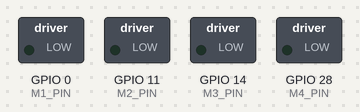
Bench run of a sketch on a simulated ESP8266 (NodeMCU). On the bench: switched loads named in the sketch (green lamp = pin HIGH). What the sketch prints to the serial monitor is not drawn.

Above: at 1.6 s.
At 6.5 s:
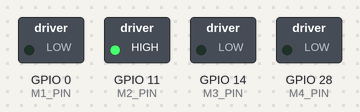
At 9.9 s:
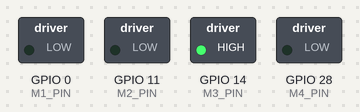
At 13.2 s:
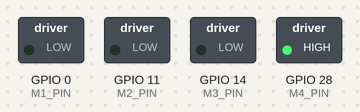
At 17.6 s:
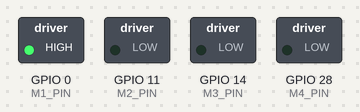
Timing chart, 0 to 19.8 s (numbered marks = the images above):
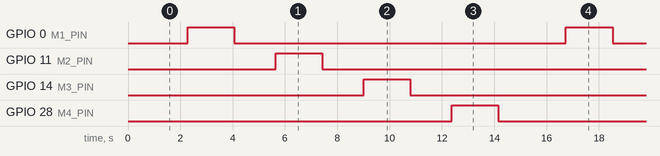

Measured:
- by itself, GPIO 0 (M1_PIN), GPIO 11 (M2_PIN), GPIO 14 (M3_PIN), GPIO 28 (M4_PIN): alternates HIGH for 1.8 s and LOW for 12.7 s

The sketch:

PWM.ino
```cpp
// 火箭鳥創客倉庫
// 定義空心杯馬達連接的 GPIO 腳位
const int M1_PIN = 0;  // M1 控制腳
const int M2_PIN = 11; // M2 控制腳
const int M3_PIN = 14; // M3 控制腳
const int M4_PIN = 28; // M4 控制腳

// PWM 參數設定
const int PWM_FREQ = 20000;  // PWM 頻率設定為 20kHz (超出人耳聽覺範圍，馬達不會發出尖叫聲)
const int PWM_RANGE = 255;   // 解析度設為 0-255 (8-bit)

void setup() {
  Serial.begin(115200);
  delay(1000);
  Serial.println("--- RP2354A Coreless Motor PWM Test ---");

  // 初始化所有馬達腳位為輸出模式
  pinMode(M1_PIN, OUTPUT);
  pinMode(M2_PIN, OUTPUT);
  pinMode(M3_PIN, OUTPUT);
  pinMode(M4_PIN, OUTPUT);

  // 設定 RP2354A (Pico 2 核心) 的 PWM 頻率與範圍
  analogWriteFreq(PWM_FREQ);
  analogWriteRange(PWM_RANGE);

  // 初始狀態：全部馬達關閉
  analogWrite(M1_PIN, 0);
  analogWrite(M2_PIN, 0);
  analogWrite(M3_PIN, 0);
  analogWrite(M4_PIN, 0);

  Serial.println("PWM 初始化完成，開始馬達輪流測試...");
}

void loop() {
  // 輪流測試 M1 ~ M4
  testMotor(M1_PIN, "M1 (GPIO 0)");
  testMotor(M2_PIN, "M2 (GPIO 11)");
  testMotor(M3_PIN, "M3 (GPIO 14)");
  testMotor(M4_PIN, "M4 (GPIO 28)");

  delay(1000); // 每一輪測試完暫停 1 秒
}

// 輔助函式：讓指定馬達漸強與漸弱
void testMotor(int pin, String motorName) {
  Serial.println("現在測試: " + motorName);

  // 1. 漸強加速 (Duty cycle 從 0 到 255)
  for (int duty = 0; duty <= PWM_RANGE; duty++) {
    analogWrite(pin, duty);
    delay(5); // 調整此延時可改變加速快慢
  }

  delay(500); // 在最高速運轉 0.5 秒

  // 2. 漸弱減速 (Duty cycle 從 255 到 0)
  for (int duty = PWM_RANGE; duty >= 0; duty--) {
    analogWrite(pin, duty);
    delay(5);
  }

  // 確保完全關閉
  analogWrite(pin, 0);
  delay(300); // 停頓一下再換下一個馬達
}
```
